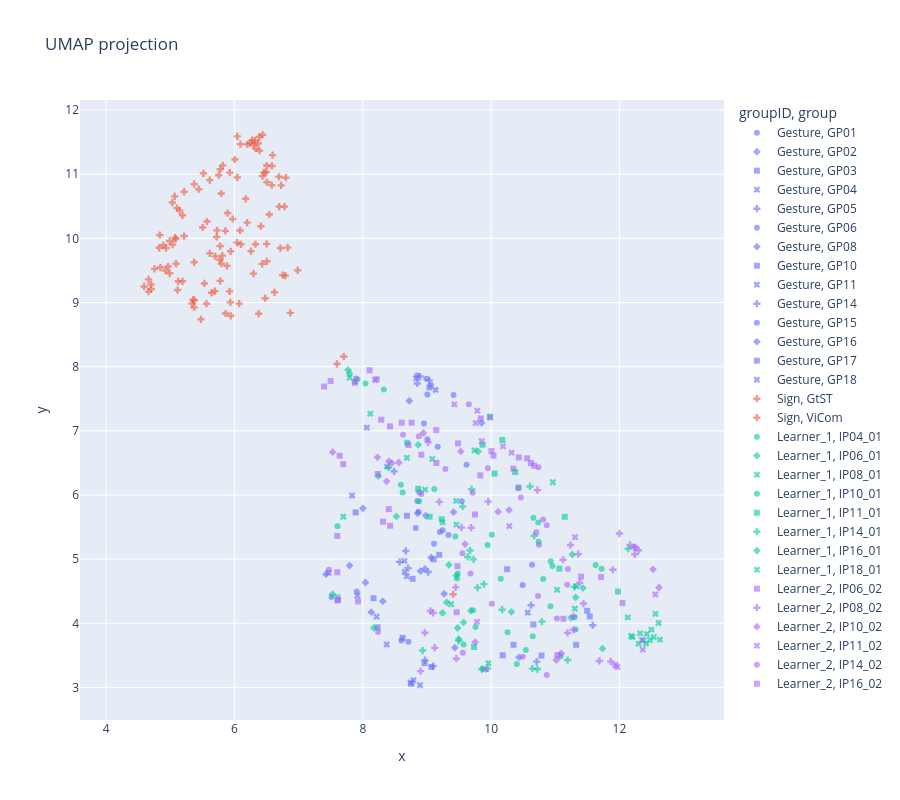

Source (notebook cell):
### Markdown cell above
## 6 UMAP

### Code cell
import plotly.express as px, pandas as pd, umap
from sklearn.preprocessing import StandardScaler

feat_df = features_df_clean.copy()

meta_cols = ['fileID', 'group', 'concept', 'groupID']        # add meta columns
meta_cols = [c for c in meta_cols if c in feat_df.columns]

num = feat_df.select_dtypes('number')
num = num.loc[:, num.isna().mean() < 0.5]         # keep cols <50% NaN

keep = num.dropna().index                          
num  = num.loc[keep]
meta = feat_df.loc[keep, meta_cols]              

scaled   = StandardScaler().fit_transform(num)
embedding = umap.UMAP(random_state=42).fit_transform(scaled)

plot_df = pd.DataFrame(embedding, columns=['x', 'y'], index=keep)
plot_df = pd.concat([plot_df, meta], axis=1)       # aligned by index, not by position

fig = px.scatter(plot_df, x='x', y='y',
                 color='groupID' if 'groupID' not in plot_df else 'groupID',
                 symbol='group', hover_name='concept',
                 title='UMAP projection', opacity=0.6)
fig.update_layout(width=900, height=800, yaxis=dict(scaleanchor='x', scaleratio=1))
fig.show()

### Figure 1 — Plotly figure (JSON) as saved in the notebook; plotly's stock layout.template omitted (floating-point values rounded to 4 significant figures)
{"data": [{"hovertemplate": "<b>%{hovertext}</b><br><br>groupID=Gesture<br>group=GP01<br>x=%{x}<br>y=%{y}<extra></extra>", "hovertext": ["ANSTECKEN", "BLITZ", "DRECK", "INSEL", "KLOPFEN", "RUFEN", "SCHOKOLADE", "STAUBSAUGEN", "WENIG"], "legendgroup": "Gesture, GP01", "marker": {"color": "#636efa", "opacity": 0.6, "symbol": "circle"}, "mode": "markers", "name": "Gesture, GP01", "orientation": "v", "showlegend": true, "type": "scatter", "x": [8.952, 7.905, 9.006, 9.414, 9.542, 9.006, 9.167, 7.512, 9.245], "xaxis": "x", "y": [7.112, 4.496, 7.566, 7.558, 5.903, 6.867, 6.753, 4.409, 5.451], "yaxis": "y"}, {"hovertemplate": "<b>%{hovertext}</b><br><br>groupID=Gesture<br>group=GP02<br>x=%{x}<br>y=%{y}<extra></extra>", "hovertext": ["ABLEHNEN", "GITARRE", "PARKEN", "RUDERN", "STAUB WISCHEN", "ZIMMER"], "legendgroup": "Gesture, GP02", "marker": {"color": "#636efa", "opacity": 0.6, "symbol": "diamond"}, "mode": "markers", "name": "Gesture, GP02", "orientation": "v", "showlegend": true, "type": "scatter", "x": [8.041, 7.794, 8.981, 7.425, 8.132, 9.435], "xaxis": "x", "y": [4.636, 4.9, 5.679, 4.766, 4.174, 3.621], "yaxis": "y"}, {"hovertemplate": "<b>%{hovertext}</b><br><br>groupID=Gesture<br>group=GP03<br>x=%{x}<br>y=%{y}<extra></extra>", "hovertext": ["ALT", "EICHHOERNCHEN", "FALTEN", "KOENIG", "KOKOSNUSS", "PAPIER"], "legendgroup": "Gesture, GP03", "marker": {"color": "#636efa", "opacity": 0.6, "symbol": "square"}, "mode": "markers", "name": "Gesture, GP03", "orientation": "v", "showlegend": true, "type": "scatter", "x": [8.688, 9.039, 8.621, 8.962, 10.35, 8.167], "xaxis": "x", "y": [5.676, 7.677, 3.772, 3.378, 3.665, 4.391], "yaxis": "y"}, {"hovertemplate": "<b>%{hovertext}</b><br><br>groupID=Gesture<br>group=GP04<br>x=%{x}<br>y=%{y}<extra></extra>", "hovertext": ["BEZAHLEN", "OHRFEIGEN", "VORSCHLAGEN", "ZIEHEN"], "legendgroup": "Gesture, GP04", "marker": {"color": "#636efa", "opacity": 0.6, "symbol": "x"}, "mode": "markers", "name": "Gesture, GP04", "orientation": "v", "showlegend": true, "type": "scatter", "x": [7.916, 8.372, 9.134, 8.062], "xaxis": "x", "y": [4.43, 3.67, 7.637, 7.05], "yaxis": "y"}, {"hovertemplate": "<b>%{hovertext}</b><br><br>groupID=Gesture<br>group=GP05<br>x=%{x}<br>y=%{y}<extra></extra>", "hovertext": ["BESCHEID GEBEN", "FALTEN", "GESCHICHTE", "GOTT", "HEMD", "PILZ", "TASCHENRECHNER", "UNIVERSITAET"], "legendgroup": "Gesture, GP05", "marker": {"color": "#636efa", "opacity": 0.6, "symbol": "cross"}, "mode": "markers", "name": "Gesture, GP05", "orientation": "v", "showlegend": true, "type": "scatter", "x": [8.849, 8.487, 9.035, 10.71, 9.096, 10.62, 9.018, 8.892], "xaxis": "x", "y": [7.739, 6.367, 7.786, 3.403, 3.332, 4.281, 4.799, 7.846], "yaxis": "y"}, {"hovertemplate": "<b>%{hovertext}</b><br><br>groupID=Gesture<br>group=GP06<br>x=%{x}<br>y=%{y}<extra></extra>", "hovertext": ["AUSZIEHEN", "GREIFEN", "KENNEN", "MITGLEID", "UNIVERSITAET", "WOHNEN"], "legendgroup": "Gesture, GP06", "marker": {"color": "#636efa", "opacity": 0.6, "symbol": "circle"}, "mode": "markers", "name": "Gesture, GP06", "orientation": "v", "showlegend": true, "type": "scatter", "x": [8.601, 9.109, 8.991, 9.061, 8.71, 8.848], "xaxis": "x", "y": [3.73, 5.24, 7.812, 7.713, 3.712, 7.863], "yaxis": "y"}, {"hovertemplate": "<b>%{hovertext}</b><br><br>groupID=Gesture<br>group=GP08<br>x=%{x}<br>y=%{y}<extra></extra>", "hovertext": ["ENTSCHULDIGEN", "HUMMER", "RING", "SEKT", "VIEL"], "legendgroup": "Gesture, GP08", "marker": {"color": "#636efa", "opacity": 0.6, "symbol": "diamond"}, "mode": "markers", "name": "Gesture, GP08", "orientation": "v", "showlegend": true, "type": "scatter", "x": [9.852, 8.854, 9.064, 8.002, 10.43], "xaxis": "x", "y": [7.123, 5.715, 5.024, 5.792, 3.47], "yaxis": "y"}, {"hovertemplate": "<b>%{hovertext}</b><br><br>groupID=Gesture<br>group=GP10<br>x=%{x}<br>y=%{y}<extra></extra>", "hovertext": ["GITARRE", "KRAWATTE", "LOEWE", "MAEDCHEN", "MESSEN", "MILCH", "RASSEL", "WINDRAD"], "legendgroup": "Gesture, GP10", "marker": {"color": "#636efa", "opacity": 0.6, "symbol": "square"}, "mode": "markers", "name": "Gesture, GP10", "orientation": "v", "showlegend": true, "type": "scatter", "x": [8.776, 11.54, 10.78, 10.18, 8.757, 11.33, 11.5, 8.229], "xaxis": "x", "y": [4.693, 4.106, 3.497, 3.502, 3.057, 3.664, 4.195, 3.937], "yaxis": "y"}, {"hovertemplate": "<b>%{hovertext}</b><br><br>groupID=Gesture<br>group=GP11<br>x=%{x}<br>y=%{y}<extra></extra>", "hovertext": ["ABEND", "ADLER", "DRECK", "FANGEN", "NONNE", "WINDRAD", "WINKEN"], "legendgroup": "Gesture, GP11", "marker": {"color": "#636efa", "opacity": 0.6, "symbol": "x"}, "mode": "markers", "name": "Gesture, GP11", "orientation": "v", "showlegend": true, "type": "scatter", "x": [8.789, 8.892, 7.832, 8.381, 8.214, 7.467, 10.57], "xaxis": "x", "y": [3.113, 3.034, 5.989, 6.442, 4.103, 4.785, 4.168], "yaxis": "y"}, {"hovertemplate": "<b>%{hovertext}</b><br><br>groupID=Gesture<br>group=GP14<br>x=%{x}<br>y=%{y}<extra></extra>", "hovertext": ["HOTEL", "ROLLEN", "SCHLAFEN", "TASCHENRECHNER", "UNTERSTUETZEN"], "legendgroup": "Gesture, GP14", "marker": {"color": "#636efa", "opacity": 0.6, "symbol": "cross"}, "mode": "markers", "name": "Gesture, GP14", "orientation": "v", "showlegend": true, "type": "scatter", "x": [8.969, 8.573, 11.58, 8.706, 8.671], "xaxis": "x", "y": [3.427, 4.957, 3.969, 4.858, 5.127], "yaxis": "y"}, {"hovertemplate": "<b>%{hovertext}</b><br><br>groupID=Gesture<br>group=GP15<br>x=%{x}<br>y=%{y}<extra></extra>", "hovertext": ["ANFANG", "AVOCADO", "BLITZ", "DRECK", "HALSKETTE", "RASIEREN", "RAUCHEN", "SEKT", "VORHANG"], "legendgroup": "Gesture, GP15", "marker": {"color": "#636efa", "opacity": 0.6, "symbol": "circle"}, "mode": "markers", "name": "Gesture, GP15", "orientation": "v", "showlegend": true, "type": "scatter", "x": [10.49, 9.202, 9.335, 10.64, 8.869, 8.851, 9.616, 8.88, 8.825], "xaxis": "x", "y": [4.596, 5.423, 5.378, 4.911, 5.739, 5.905, 6.472, 6.042, 5.487], "yaxis": "y"}, {"hovertemplate": "<b>%{hovertext}</b><br><br>groupID=Gesture<br>group=GP16<br>x=%{x}<br>y=%{y}<extra></extra>", "hovertext": ["FEUERZEUG", "HUMMER", "HUSTEN", "NASHORN", "SCHRECKLICH", "WASSERTROPFEN"], "legendgroup": "Gesture, GP16", "marker": {"color": "#636efa", "opacity": 0.6, "symbol": "diamond"}, "mode": "markers", "name": "Gesture, GP16", "orientation": "v", "showlegend": true, "type": "scatter", "x": [9.415, 8.725, 9.268, 8.969, 8.899, 8.312], "xaxis": "x", "y": [5.734, 7.467, 4.459, 4.847, 4.815, 4.342], "yaxis": "y"}, {"hovertemplate": "<b>%{hovertext}</b><br><br>groupID=Gesture<br>group=GP17<br>x=%{x}<br>y=%{y}<extra></extra>", "hovertext": ["ARGUMENTIEREN", "BEOBACHTEN", "DOLMETSCHEN", "EGAL", "URLAUB", "ZUSAMMENSTOSSEN"], "legendgroup": "Gesture, GP17", "marker": {"color": "#636efa", "opacity": 0.6, "symbol": "square"}, "mode": "markers", "name": "Gesture, GP17", "orientation": "v", "showlegend": true, "type": "scatter", "x": [7.888, 10.66, 10.25, 9.191, 9.104, 9.07], "xaxis": "x", "y": [5.729, 3.981, 4.842, 5.067, 4.998, 3.32], "yaxis": "y"}, {"hovertemplate": "<b>%{hovertext}</b><br><br>groupID=Gesture<br>group=GP18<br>x=%{x}<br>y=%{y}<extra></extra>", "hovertext": ["BRUECKE", "EISCREME", "HEBEN", "INSTAGRAM", "WASSERSCHILDKROETE"], "legendgroup": "Gesture, GP18", "marker": {"color": "#636efa", "opacity": 0.6, "symbol": "x"}, "mode": "markers", "name": "Gesture, GP18", "orientation": "v", "showlegend": true, "type": "scatter", "x": [8.652, 8.685, 8.745, 8.832, 8.647], "xaxis": "x", "y": [4.802, 4.733, 3.077, 7.817, 4.973], "yaxis": "y"}, {"hovertemplate": "<b>%{hovertext}</b><br><br>groupID=Sign<br>group=GtST<br>x=%{x}<br>y=%{y}<extra></extra>", "hovertext": ["BIRD", "CALCULATOR", "CURIOUS", "DEVIL", "DRINKINGWATER", "FENCE", "FIRE", "LAPTOP", "LETTER", "MASSAGE", "MOBILE-PHONE", "MOSQUITO", "NO-MATTER", "PHONE-CALL", "PIANO", "SAW", "SAXOPHONE", "SCARF", "SOAP", "SPOON", "SUPERMARKET", "TABLE-TENNIS", "TEA", "TENNIS", "TO-ARGUE", "TO-COMB", "TO-DRAW", "TO-EAT", "TO-ERASE", "TO-HEAR", "TO-IRON", "TO-LIVE", "TO-MOVE", "TO-OBSERVE", "TO-PLUCK", "TO-RUN", "TO-SEW", "TO-SLEEP", "TO-SMOKE", "TO-TURN-OFF", "TO-WAIT", "VIDEOGAME", "WAR", "WHEELCHAIR", "WINE"], "legendgroup": "Sign, GtST", "marker": {"color": "#EF553B", "opacity": 0.6, "symbol": "cross"}, "mode": "markers", "name": "Sign, GtST", "orientation": "v", "showlegend": true, "type": "scatter", "x": [6.493, 6.502, 6.39, 6.436, 6.006, 5.893, 6.506, 6.727, 5.754, 6.175, 5.816, 5.776, 5.926, 6.298, 5.146, 6.581, 5.793, 5.615, 6.583, 6.093, 6.78, 6.694, 6.245, 5.515, 5.442, 6.437, 6.329, 6.276, 6.801, 6.37, 6.042, 6.321, 5.104, 6.386, 5.068, 7.597, 6.697, 6.46, 6.593, 5.215, 6.986, 6.044, 6.542, 7.702, 6.2], "xaxis": "x", "y": [11.03, 11.14, 11.37, 10.97, 11.23, 10.39, 10.87, 10.83, 10.98, 10.62, 11.14, 11.08, 11.02, 11.46, 10.44, 10.83, 10.7, 10.91, 11.13, 11.47, 10.49, 10.96, 11.48, 11.01, 10.77, 11.61, 11.4, 11.53, 10.95, 11.48, 11.59, 11.52, 10.47, 11.58, 10.65, 8.044, 10.5, 11.03, 11.3, 10.73, 9.501, 10.95, 10.37, 8.159, 11.46], "yaxis": "y"}, {"hovertemplate": "<b>%{hovertext}</b><br><br>groupID=Sign<br>group=ViCom<br>x=%{x}<br>y=%{y}<extra></extra>", "hovertext": ["CALCULATOR", "TO-WASH-FACE", "DAUGHTER", "DRESS", "FRAUD", "HAIR", "HOBBIES", "ID-CARD", "LAPTOP", "BUTTERFLY", "LETTER", "MONTH", "NOSE", "PYRAMID", "SCREWDRIVER", "SHEEP", "SPIDER", "STORE", "STUDENT", "TO-ADVISE", "TO-ANNOY", "COAT", "TO-CLAP", "TO-LIFT", "TO-LIVE", "TO-ORGANIZE", "TO-PAY", "TO-PLAY-CARDS", "F", "TO-SAY", "TO-SUMMARIZE", "WAR", "WEEK", "WINE", "CURIOUS", "EGG", "FENCE", "FIRE", "HOT", "MAGAZINE", "MASSAGE", "MOSQUITO", "PILOT", "SAXOPHONE", "SNAKE", "SOCKS", "TABLE-TENNIS", "TEA", "TENNIS", "TIME", "TO-CRY", "TO-DIE", "TO-DRAW", "TO-DRINK", "BEARD", "TO-EAT", "TO-INVITE", "TO-PICK-UP", "TO-PROPOSE", "BEER", "TO-REJECT", "TO-SEW", "TO-SIT", "TO-STEAL", "TO-TEAR", "TO-TURN-OFF", "TO-WAIT", "TO-WASH-BODY", "BILLIARD", "VIDEOGAME", "A-LOT", "APPLE", "ARCHITECTURE", "AUNT", "LIGHTNING", "BIRD"], "legendgroup": "Sign, ViCom", "marker": {"color": "#EF553B", "opacity": 0.6, "symbol": "cross"}, "mode": "markers", "name": "Sign, ViCom", "orientation": "v", "showlegend": true, "type": "scatter", "x": [9.407, 6.623, 5.644, 5.073, 6.432, 4.66, 5.773, 4.99, 5.531, 5.563, 5.797, 5.19, 4.703, 5.722, 5.032, 5.776, 6.829, 6.1, 5.858, 5.7, 5.726, 5.923, 5.972, 5.215, 4.699, 6.297, 5.883, 6.505, 4.845, 4.933, 5.503, 5.94, 4.89, 4.965, 4.59, 4.825, 6.073, 6.038, 5.089, 6.412, 5.81, 6.501, 6.256, 5.941, 6.792, 5.935, 5.695, 6.751, 5.37, 6.869, 6.086, 5.372, 5.371, 4.926, 4.659, 4.753, 6.378, 5.355, 5.189, 4.836, 5.371, 6.197, 5.338, 5.084, 5.571, 4.99, 5.123, 5.778, 6.717, 6.479, 5.477, 5.113, 5.861, 6.326, 5.035, 5.615], "xaxis": "x", "y": [4.453, 9.159, 9.152, 10.01, 9.602, 9.361, 9.667, 9.456, 9.297, 8.981, 9.605, 9.331, 9.211, 10.02, 10.56, 9.88, 9.855, 9.907, 10.12, 9.719, 10.12, 9.173, 10.3, 10.04, 9.283, 9.45, 9.571, 9.642, 9.545, 9.847, 10.17, 9.798, 9.893, 9.561, 9.25, 9.853, 8.982, 9.933, 9.605, 10.19, 9.731, 9.914, 9.801, 8.793, 9.419, 9.004, 9.178, 9.427, 10.85, 8.839, 10.12, 9.036, 8.923, 9.496, 9.17, 9.524, 8.826, 9.044, 10.36, 10.05, 9.627, 10.25, 8.984, 9.991, 10.26, 9.959, 9.331, 9.337, 9.849, 9.067, 8.738, 9.194, 8.829, 9.908, 9.902, 9.766], "yaxis": "y"}, {"hovertemplate": "<b>%{hovertext}</b><br><br>groupID=Learner_1<br>group=IP04_01<br>x=%{x}<br>y=%{y}<extra></extra>", "hovertext": ["BEOBACHTEN", "BODEN", "BRIEF", "BUCH", "BUEGELN", "GEBURT", "HAENDE", "HAMMER", "HUEGEL", "KARTEN", "KRIEG", "SANDWICH", "SCHAL", "SOCKEN", "STECKER", "STINKEN", "VOGEL", "WENIG"], "legendgroup": "Learner_1, IP04_01", "marker": {"color": "#00cc96", "opacity": 0.6, "symbol": "circle"}, "mode": "markers", "name": "Learner_1, IP04_01", "orientation": "v", "showlegend": true, "type": "scatter", "x": [10.95, 9.481, 10.26, 10.65, 7.605, 8.594, 9.571, 8.328, 9.757, 10.15, 11.32, 11.3, 10.54, 8.878, 10.73, 10.93, 10.4, 9.442], "xaxis": "x", "y": [4.891, 4.776, 3.86, 3.799, 5.512, 6.16, 3.668, 7.644, 3.941, 4.695, 3.905, 4.093, 3.585, 5.901, 5.571, 4.967, 3.364, 5.352], "yaxis": "y"}, {"hovertemplate": "<b>%{hovertext}</b><br><br>groupID=Learner_1<br>group=IP06_01<br>x=%{x}<br>y=%{y}<extra></extra>", "hovertext": ["ARM", "AUSSCHALTEN", "BEOBACHTEN", "FOTOGRAFIE", "MUECKE", "NASE", "TELEFONANRUF", "VERHEIRATET", "VIDEOSPIEL", "VIEL", "WEINEN", "WOHNEN", "ZEITSCHRIFT", "ZENTRAL"], "legendgroup": "Learner_1, IP06_01", "marker": {"color": "#00cc96", "opacity": 0.6, "symbol": "diamond"}, "mode": "markers", "name": "Learner_1, IP06_01", "orientation": "v", "showlegend": true, "type": "scatter", "x": [9.458, 9.342, 9.798, 11.74, 8.523, 11.26, 9.309, 8.172, 11.32, 9.241, 9.478, 11.43, 11.24, 10.32], "xaxis": "x", "y": [4.744, 4.91, 6.677, 3.606, 5.667, 5.072, 4.327, 3.93, 4.403, 4.162, 3.926, 4.549, 4.085, 4.179], "yaxis": "y"}, {"hovertemplate": "<b>%{hovertext}</b><br><br>groupID=Learner_1<br>group=IP08_01<br>x=%{x}<br>y=%{y}<extra></extra>", "hovertext": ["AUSWEIS", "BART", "EI", "HANDY", "KOMMUNIKATION", "LIPPENSTIFT AUFTRAGEN", "MILCH", "PFLUECKEN", "PILOT", "PYRAMIDE", "SCHMETTERLING", "SPINNE", "TEE", "VIDEOSPIEL", "ZEITSCHRIFT"], "legendgroup": "Learner_1, IP08_01", "marker": {"color": "#00cc96", "opacity": 0.6, "symbol": "x"}, "mode": "markers", "name": "Learner_1, IP08_01", "orientation": "v", "showlegend": true, "type": "scatter", "x": [12.56, 12.61, 12.5, 12.43, 12.47, 12.32, 12.18, 9.741, 12.37, 12.63, 12.54, 12.41, 12.13, 12.2, 12.3], "xaxis": "x", "y": [4.148, 4.005, 3.902, 3.832, 3.739, 3.843, 3.802, 6.695, 3.735, 3.745, 3.784, 3.683, 4.092, 3.787, 3.68], "yaxis": "y"}, {"hovertemplate": "<b>%{hovertext}</b><br><br>groupID=Learner_1<br>group=IP10_01<br>x=%{x}<br>y=%{y}<extra></extra>", "hovertext": ["BASKETBALL", "BIER", "BODEN", "EGAL", "GEFAENGNIS", "HAENDE", "KRIEG", "PFANNE", "SCHAL", "SCHLAFEN", "SCHLANGE", "VIDEOSPIEL", "VOGEL", "WEIN", "WOHNEN", "ZERREISSEN"], "legendgroup": "Learner_1, IP10_01", "marker": {"color": "#00cc96", "opacity": 0.6, "symbol": "circle"}, "mode": "markers", "name": "Learner_1, IP10_01", "orientation": "v", "showlegend": true, "type": "scatter", "x": [7.917, 9.944, 9.116, 10.74, 10.92, 9.468, 10.81, 8.042, 9.866, 11.08, 10.01, 10.66, 9.719, 11.72, 11.63, 8.621], "xaxis": "x", "y": [7.806, 5.222, 6.095, 5.273, 4.267, 4.697, 4.689, 7.737, 3.291, 3.482, 5.382, 5.644, 4.203, 4.852, 4.91, 6.039], "yaxis": "y"}, {"hovertemplate": "<b>%{hovertext}</b><br><br>groupID=Learner_1<br>group=IP11_01<br>x=%{x}<br>y=%{y}<extra></extra>", "hovertext": ["AUSWEIS", "BASKETBALL", "BEINE", "BODEN", "BRECHEN", "KALT", "MIXER", "MOTORRAD", "NASE", "PINGUIN", "TASCHENRECHNER", "TELEFONANRUF", "VORSCHLAGEN", "ZAUN"], "legendgroup": "Learner_1, IP11_01", "marker": {"color": "#00cc96", "opacity": 0.6, "symbol": "square"}, "mode": "markers", "name": "Learner_1, IP11_01", "orientation": "v", "showlegend": true, "type": "scatter", "x": [10.17, 8.691, 9.981, 8.863, 9.229, 11.06, 9.866, 10.43, 11.15, 10.38, 11.98, 10.05, 9.734, 9.042], "xaxis": "x", "y": [6.857, 6.813, 7.219, 6.096, 5.622, 4.853, 6.783, 6.118, 5.659, 6.357, 4.494, 6.334, 3.632, 5.661], "yaxis": "y"}, {"hovertemplate": "<b>%{hovertext}</b><br><br>groupID=Learner_1<br>group=IP14_01<br>x=%{x}<br>y=%{y}<extra></extra>", "hovertext": ["AUGE", "BART", "BASKETBALL", "BEOBACHTEN", "BUCH", "FOTOGRAFIE", "HAARE", "KOFFER", "MIXER", "MOTORRAD", "SCHAL", "SCHLAFEN", "STERBEN", "STINKEN", "TASCHENRECHNER", "TENNIS", "TISCHTENNIS", "VIDEOSPIEL", "VIEL", "ZAUN", "ZERREISSEN"], "legendgroup": "Learner_1, IP14_01", "marker": {"color": "#00cc96", "opacity": 0.6, "symbol": "cross"}, "mode": "markers", "name": "Learner_1, IP14_01", "orientation": "v", "showlegend": true, "type": "scatter", "x": [11.3, 9.945, 8.399, 9.726, 9.887, 11.19, 10.79, 9.671, 9.633, 9.556, 10.64, 10.72, 9.695, 12.14, 10.67, 8.932, 10.61, 10.17, 9.857, 9.494, 9.788], "xaxis": "x", "y": [4.568, 3.296, 6.429, 4.996, 4.611, 3.426, 4.026, 5.134, 5.034, 5.82, 3.293, 3.287, 6.088, 5.162, 5.365, 3.576, 6.133, 4.212, 3.284, 3.726, 4.556], "yaxis": "y"}, {"hovertemplate": "<b>%{hovertext}</b><br><br>groupID=Learner_1<br>group=IP16_01<br>x=%{x}<br>y=%{y}<extra></extra>", "hovertext": ["BASKETBALL", "BRECHEN", "FEUER", "HAMMER", "HUEGEL", "KLAVIER", "SCHAL", "STERBEN"], "legendgroup": "Learner_1, IP16_01", "marker": {"color": "#00cc96", "opacity": 0.6, "symbol": "diamond"}, "mode": "markers", "name": "Learner_1, IP16_01", "orientation": "v", "showlegend": true, "type": "scatter", "x": [7.794, 9.683, 8.242, 7.771, 9.57, 7.528, 9.495, 8.863], "xaxis": "x", "y": [7.892, 4.196, 6.293, 7.949, 4.014, 4.454, 3.756, 6.782], "yaxis": "y"}, {"hovertemplate": "<b>%{hovertext}</b><br><br>groupID=Learner_1<br>group=IP18_01<br>x=%{x}<br>y=%{y}<extra></extra>", "hovertext": ["AKKORDEON", "BUEGELN", "EINLADEN", "EI", "ESSEN", "HEBEN", "JONGLIEREN", "KLAUEN", "LAPTOP", "MILCH", "SCHRAUBENZIEHER", "SEIFE", "STINKEN", "VIDEOSPIEL", "VOGEL", "WEIN", "ZERREISSEN"], "legendgroup": "Learner_1, IP18_01", "marker": {"color": "#00cc96", "opacity": 0.6, "symbol": "x"}, "mode": "markers", "name": "Learner_1, IP18_01", "orientation": "v", "showlegend": true, "type": "scatter", "x": [7.606, 8.117, 8.97, 10.96, 11.33, 9.377, 7.794, 7.695, 9.083, 7.879, 8.688, 9.455, 11.03, 11.3, 9.957, 9.459, 9.243], "xaxis": "x", "y": [4.411, 7.267, 6.084, 6.199, 4.577, 4.297, 7.829, 5.661, 6.562, 7.766, 6.58, 5.907, 4.522, 4.227, 3.378, 5.538, 5.574], "yaxis": "y"}, {"hovertemplate": "<b>%{hovertext}</b><br><br>groupID=Learner_2<br>group=IP06_02<br>x=%{x}<br>y=%{y}<extra></extra>", "hovertext": ["AUGE", "AUSSCHALTEN", "AUSWEIS", "EI", "ESSEN", "FRAGE", "JUCKEN", "KAEMMEN", "MASSAGE", "NAEHEN", "PARTY", "PFANNE", "RAUCHEN", "SANDWICH", "SAXOPHON", "SCHAMPOO", "SCHLANGE", "SOCKEN", "STECKER", "STERBEN", "TENNIS", "TRINKWASSER", "VORSCHLAGEN", "WOHNEN", "ZAUN"], "legendgroup": "Learner_2, IP06_02", "marker": {"color": "#ab63fa", "opacity": 0.6, "symbol": "square"}, "mode": "markers", "name": "Learner_2, IP06_02", "orientation": "v", "showlegend": true, "type": "scatter", "x": [10.62, 10.01, 8.912, 10.04, 10.67, 9.483, 9.831, 10.43, 12.05, 8.106, 11.93, 8.217, 9.839, 11.13, 8.425, 11.03, 8.605, 9.475, 9.145, 8.712, 7.925, 10.56, 8.315, 10.35, 9.749], "xaxis": "x", "y": [6.499, 6.684, 6.627, 6.614, 6.457, 6.804, 6.307, 6.586, 4.315, 7.945, 3.348, 7.802, 7.193, 4.071, 5.52, 3.505, 7.127, 4.89, 7.012, 6.779, 4.34, 6.573, 5.583, 6.411, 5.696], "yaxis": "y"}, {"hovertemplate": "<b>%{hovertext}</b><br><br>groupID=Learner_2<br>group=IP08_02<br>x=%{x}<br>y=%{y}<extra></extra>", "hovertext": ["BEZAHLEN", "BUEGELN", "FOTOGRAFIE", "HAENDE", "HOCKEY", "KARTEN", "KLAUEN", "KLEID", "KOPIEREN", "MUECKE", "NASE", "NEUGIERIG", "PARTY", "PFANNE", "PILOT", "RASIEREN", "RAUCHEN", "ROLLSTUHL", "SCHLANGE", "SEIFE", "SOCKEN", "STERBEN", "STINKEN", "TASCHENRECHNER", "TRETEN", "TRINKWASSER", "VERHEIRATET", "WENIG", "ZEICHNEN"], "legendgroup": "Learner_2, IP08_02", "marker": {"color": "#ab63fa", "opacity": 0.6, "symbol": "cross"}, "mode": "markers", "name": "Learner_2, IP08_02", "orientation": "v", "showlegend": true, "type": "scatter", "x": [11.24, 8.967, 11.69, 9.052, 9.458, 11.28, 9.537, 8.899, 9.689, 11.19, 11.38, 11.44, 11.87, 9.018, 11.12, 11.9, 11.36, 9.121, 9.192, 10.72, 9.447, 12.0, 12.17, 11.28, 9.954, 12.24, 9.095, 12.22, 12.3], "xaxis": "x", "y": [5.219, 3.852, 3.413, 4.193, 3.448, 3.9, 5.494, 3.255, 5.49, 3.851, 4.632, 4.308, 3.405, 6.821, 4.991, 4.835, 5.078, 3.619, 5.892, 6.075, 4.56, 5.398, 5.222, 4.109, 5.897, 5.075, 4.161, 5.189, 5.137], "yaxis": "y"}, {"hovertemplate": "<b>%{hovertext}</b><br><br>groupID=Learner_2<br>group=IP10_02<br>x=%{x}<br>y=%{y}<extra></extra>", "hovertext": ["AUSWEIS", "BASKETBALL", "BILLIARD", "BRIEF", "BUCH", "DUSCHEN", "FOTOGRAFIE", "PFEFFER", "SCHAL", "SCHMETTERLING", "SEIFE", "STERBEN", "TELEFONANRUF", "UEBERRASCHT", "VOGEL", "WEINEN", "WOHNEN"], "legendgroup": "Learner_2, IP10_02", "marker": {"color": "#ab63fa", "opacity": 0.6, "symbol": "diamond"}, "mode": "markers", "name": "Learner_2, IP10_02", "orientation": "v", "showlegend": true, "type": "scatter", "x": [12.25, 8.945, 8.452, 8.371, 10.28, 12.52, 11.09, 8.562, 9.752, 10.11, 8.228, 8.406, 9.593, 9.526, 7.53, 11.02, 12.62], "xaxis": "x", "y": [5.181, 6.966, 6.495, 6.213, 5.764, 4.841, 3.532, 6.506, 3.707, 5.739, 6.586, 6.525, 5.235, 6.679, 6.667, 3.428, 4.558], "yaxis": "y"}, {"hovertemplate": "<b>%{hovertext}</b><br><br>groupID=Learner_2<br>group=IP11_02<br>x=%{x}<br>y=%{y}<extra></extra>", "hovertext": ["AUSWEIS", "BRECHEN", "FEUER", "FOTOGRAFIE", "GEFAENGNIS", "HAARE", "HAMMER", "KRIEG", "PFEFFER", "PINGUIN", "SEIFE", "UNTERTITEL", "VORHANG", "VORSCHLAGEN", "ZEICHNEN"], "legendgroup": "Learner_2, IP11_02", "marker": {"color": "#ab63fa", "opacity": 0.6, "symbol": "x"}, "mode": "markers", "name": "Learner_2, IP11_02", "orientation": "v", "showlegend": true, "type": "scatter", "x": [9.785, 9.854, 12.35, 12.36, 12.56, 10.18, 8.19, 11.31, 9.985, 10.28, 9.759, 9.427, 11.97, 9.779, 10.32], "xaxis": "x", "y": [7.314, 6.837, 3.739, 3.59, 4.45, 6.758, 7.796, 5.342, 7.207, 5.516, 7.121, 7.412, 3.319, 4.022, 6.66], "yaxis": "y"}, {"hovertemplate": "<b>%{hovertext}</b><br><br>groupID=Learner_2<br>group=IP14_02<br>x=%{x}<br>y=%{y}<extra></extra>", "hovertext": ["AFFE", "BODEN", "BRECHEN", "EI", "HAARE", "JUCKEN", "KARTEN", "KLAVIER", "KLEID", "KRANKENWAGEN", "MILCH", "MIXER", "NAEHEN", "NASE", "PINGUIN", "SANDWICH", "SAXOPHON", "SCHLANGE", "SCHMETTERLING", "SCHRAUBENZIEHER", "SEIFE", "TISCHTENNIS", "TREPPE", "VIDEOSPIEL", "WEINEN", "WEIN", "WENIG", "ZEITSCHRIFT"], "legendgroup": "Learner_2, IP14_02", "marker": {"color": "#ab63fa", "opacity": 0.6, "symbol": "circle"}, "mode": "markers", "name": "Learner_2, IP14_02", "orientation": "v", "showlegend": true, "type": "scatter", "x": [10.01, 8.912, 9.679, 10.74, 11.03, 10.42, 10.74, 7.471, 8.237, 10.87, 7.894, 11.2, 10.46, 11.18, 10.81, 10.49, 9.559, 9.288, 9.711, 8.874, 9.653, 9.95, 8.627, 10.73, 9.914, 10.87, 9.552, 10.7], "xaxis": "x", "y": [4.305, 6.015, 4.777, 6.433, 4.073, 6.104, 5.223, 4.834, 3.864, 3.195, 7.816, 4.845, 5.959, 4.599, 5.619, 3.478, 3.542, 6.405, 6.036, 6.917, 7.414, 6.418, 6.937, 4.424, 3.281, 5.528, 5.091, 5.42], "yaxis": "y"}, {"hovertemplate": "<b>%{hovertext}</b><br><br>groupID=Learner_2<br>group=IP16_02<br>x=%{x}<br>y=%{y}<extra></extra>", "hovertext": ["AKKORDEON", "BRIEF", "BUCH", "GEBURT", "HANDY", "KARTEN", "KLATSCHEN", "KLAVIER", "KLEIDUNG", "KOERPER WASCHEN", "KOPIEREN", "MILCH", "MIXER", "NEUGIERIG", "TISCHTENNIS", "UEBERRASCHT", "UMZIEHEN", "VOGEL"], "legendgroup": "Learner_2, IP16_02", "marker": {"color": "#ab63fa", "opacity": 0.6, "symbol": "square"}, "mode": "markers", "name": "Learner_2, IP16_02", "orientation": "v", "showlegend": true, "type": "scatter", "x": [7.604, 9.463, 8.233, 7.601, 11.71, 7.695, 7.639, 7.616, 7.499, 8.287, 7.874, 7.396, 9.147, 11.4, 8.761, 8.424, 8.405, 7.603], "xaxis": "x", "y": [4.355, 4.172, 6.327, 5.362, 4.721, 6.48, 6.612, 4.366, 7.777, 7.173, 7.749, 7.69, 6.499, 4.726, 7.128, 7.07, 5.779, 4.795], "yaxis": "y"}], "layout": {"height": 800, "legend": {"title": {"text": "groupID, group"}, "tracegroupgap": 0}, "title": {"text": "UMAP projection"}, "width": 900, "xaxis": {"anchor": "y", "domain": [0, 1], "title": {"text": "x"}}, "yaxis": {"anchor": "x", "domain": [0, 1], "scaleanchor": "x", "scaleratio": 1, "title": {"text": "y"}}}}
